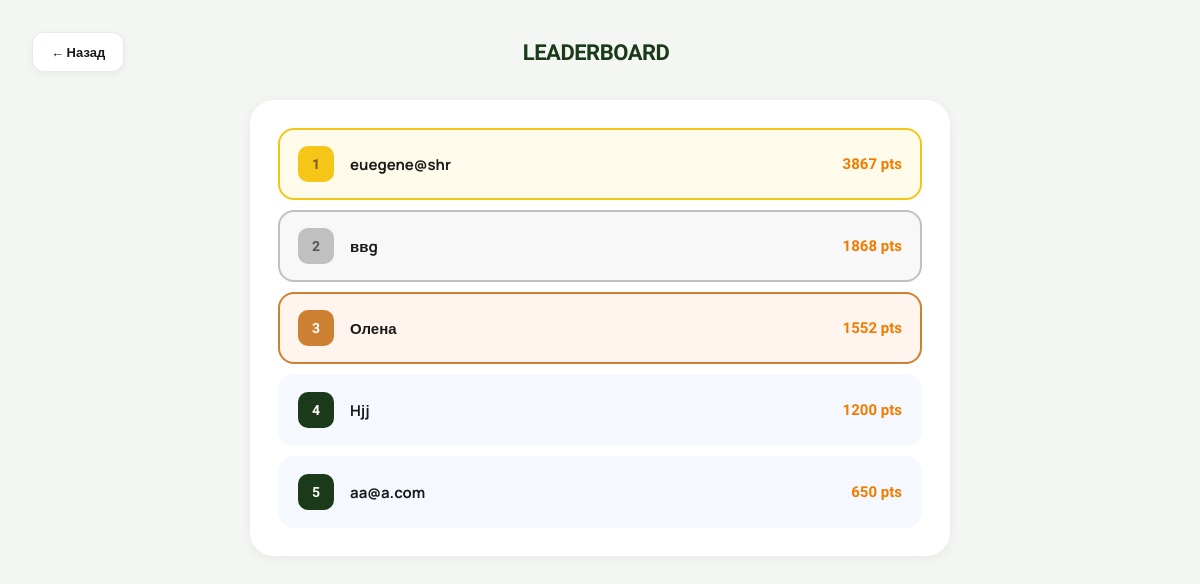
The app's page /rating/leaderboard/, older data.
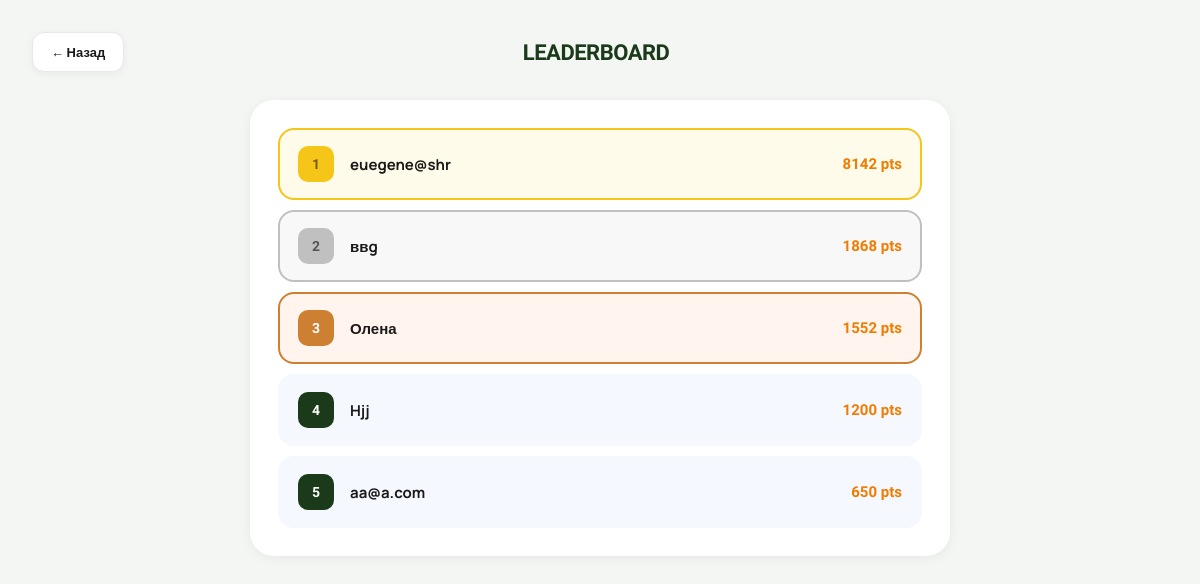
The same page, newer data.
### rating/models.py (models this page shows, shortened)
class UserRating(models.Model):
    user = models.OneToOneField(User, on_delete=models.CASCADE, related_name="rating")
    total_points = models.FloatField(default=0)
    current_streak = models.IntegerField(default=1)
    last_completed_date = models.DateField(null=True, blank=True)
    last_penalty_date = models.DateField(null=True, blank=True)

### users/models.py (models this page shows)
class User(AbstractUser):
    email = models.EmailField(unique=True)
    total_points = models.IntegerField(default=0)
    coins = models.IntegerField(default=100)  # added this for coin sysytem
    USERNAME_FIELD = "email"
    REQUIRED_FIELDS = ['username']

### rating/views.py (the view)
# urls.py: path("leaderboard/", leaderboard_view, name="leaderboard"),
def leaderboard_view(request):
    top_users = UserRating.objects.select_related("user") \
        .order_by("-total_points")[:10]
    return render(request, "rating/leaderboard.html", {
        "top_users": top_users
    })

### rating/templates/rating/leaderboard.html (shortened to what this page needs)
<!DOCTYPE html>
<html lang="uk">
<head>
</head>
<body>
<div class="page-header">
  <a href="{% url 'rating:my_rating' %}" class="back-btn">← Назад</a>
  <div class="page-title">LEADERBOARD</div>
</div>
<div class="board-card">
  {% for user_rating in top_users %}
    <div class="board-row
      {% if forloop.counter == 1 %}gold
      {% elif forloop.counter == 2 %}silver
      {% elif forloop.counter == 3 %}bronze
      {% endif %}
    ">
      <div class="rank-badge">{{ forloop.counter }}</div>
      <div class="board-username">{{ user_rating.user.username }}</div>
      <div class="board-pts">{{ user_rating.total_points|floatformat:0 }} pts</div>
    </div>
  {% empty %}
    <div class="empty-msg">Поки що немає даних 🙌</div>
  {% endfor %}
</div>
</body>
</html>

Row changes from the older to the newer data that the page shows:
changed UserRating "euegene@shr": total_points "3867" → "8142"
